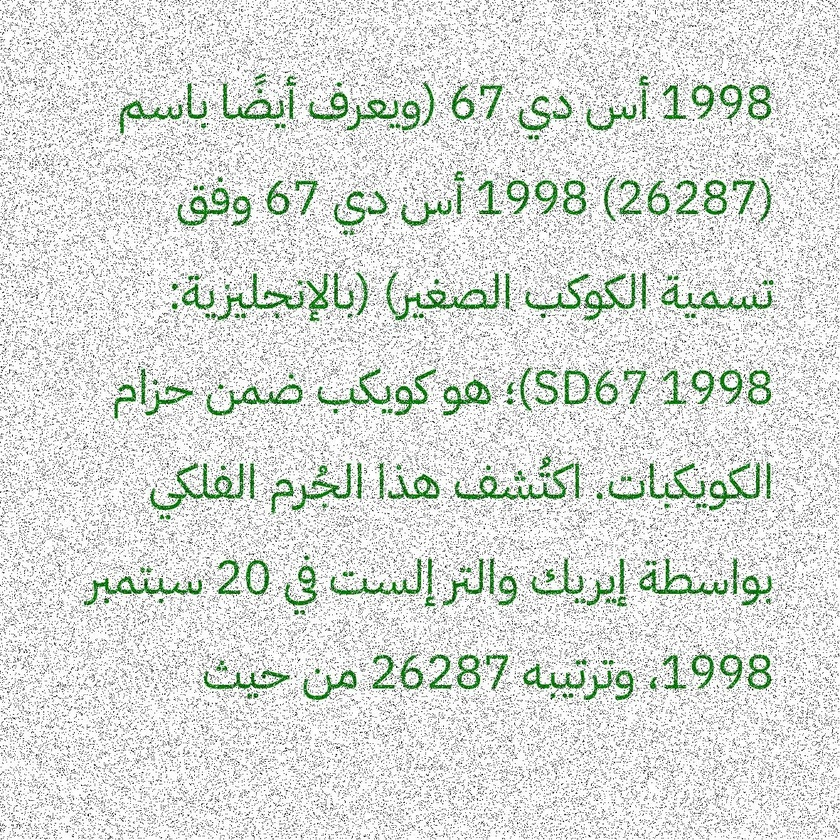
#> input picture 4.jpeg, 840 x 840 px, shrunk from 1181 x 1181 before the run; its folder holds only this picture in this run
$ python -i preprocessingutils.py   (imports and definitions only)
#> lines starting #> are read from the running program, lines starting #| are printed output that depends on the picture; after the words box and inside, x2 and y2 are one past the last pixel; in counts of white or black regions, pixels touching at a corner belong together

import numpy as np
import cv2
from skimage.feature import hog, local_binary_pattern
from os import listdir, mkdir
from os.path import isfile, join, dirname, exists
from PIL import Image
import os
# from sklearn.svm import SVC
from scipy.signal import convolve2d
# from sklearn.externals import joblib
# import joblib
import matplotlib.pyplot as pyplot

# rotate the image with given theta value
def rotate(img, theta):
    rows, cols = img.shape[0], img.shape[1]
    image_center = (cols/2, rows/2)

    M = cv2.getRotationMatrix2D(image_center,theta,1)

    abs_cos = abs(M[0,0])
    abs_sin = abs(M[0,1])

    bound_w = int(rows * abs_sin + cols * abs_cos)
    bound_h = int(rows * abs_cos + cols * abs_sin)

    M[0, 2] += bound_w/2 - image_center[0]
    M[1, 2] += bound_h/2 - image_center[1]

    # rotate orignal image to show transformation
    rotated = cv2.warpAffine(img,M,(bound_w,bound_h),borderValue=(int(img[0][0]),int(img[0][0]),int(img[0][0])))
    return rotated
def round_to_angle_multiples(number):

    # Define the possible angles
    angles = [45, -45, 90, -90, 135, -135]

    # Calculate the absolute difference between the number and each angle
    differences = [abs(number - angle) for angle in angles]

    # Find the index of the angle with the smallest difference
    min_index = differences.index(min(differences))

    # Return the corresponding angle
    return angles[min_index]


def rotate_img(edgeimage,originalimage):
    # Apply Hough Lines Transform
    lines = cv2.HoughLinesP(edgeimage, rho=1, theta=np.pi/180, threshold=100, minLineLength=50, maxLineGap=10)

    finalImage=originalimage
    # Find the longest line
    longest_line = None
    max_length = 0
    if lines is not None:
        for line in lines:
            x1, y1, x2, y2 = line[0]
            # Calculate line length using distance formula
            length = np.sqrt((x2 - x1) ** 2 + (y2 - y1) ** 2)
            if length > max_length:
                max_length = length
                longest_line = line

        if longest_line is not None:
            x1, y1, x2, y2 = longest_line[0]
            if x2 - x1 != 0:  # Avoid division by zero
                 orientation = np.arctan((y2 - y1) / (x2 - x1))*180  # Radians
            else:
                orientation = 180/2  # Vertical line (slope is undefined)
            # print("oo",orientation)
            if (orientation>20.0 or orientation<-20):
                orientation=round_to_angle_multiples(orientation)
                finalImage = rotate(originalimage, 180-orientation)

        # # print(orientation)
        # # Draw only the longest line (if any)
        # if longest_line is not None:
        #     x1, y1, x2, y2 = longest_line[0]
        #     cv2.line(img, (x1, y1), (x2, y2), (255, 255, 255), 2)  # Draw blue line with thickness 2
        #     display(img,"box")

    return finalImage


def preprocess(image_path,b=False):
    # Read the image
#> called with image_path = '4.jpeg', b = False
    if not b :
        img = cv2.imread(image_path)
#> img is the input picture: shape (840, 840, 3); mean B, G, R 215.6, 220.3, 215.6
    else:
        img = image_path


    # Salt and pepper noise
    img=cv2.medianBlur(img,5)
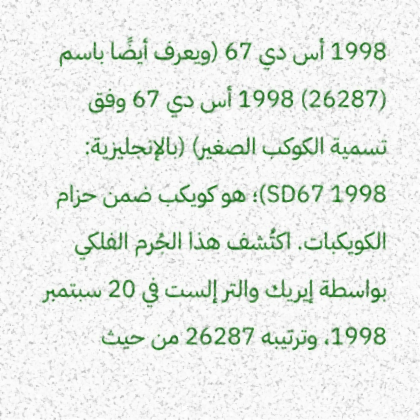
#> img: shape (840, 840, 3) (shown at 1/2 size); mean B, G, R 231.6, 236.5, 231.7
    img = cv2.cvtColor(img, cv2.COLOR_BGR2GRAY)
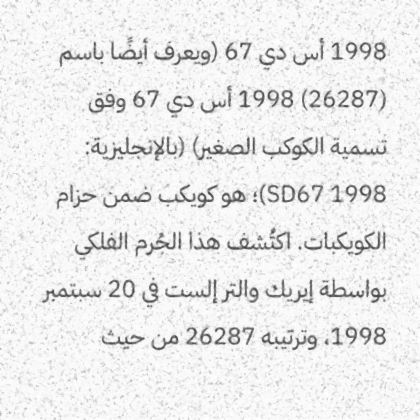
#> img: shape (840, 840) (shown at 1/2 size); min 64, max 255, mean 234.5
    # display(img)

    # cv2.imshow('Detected Lines (Longest)', img)
    # Apply Canny edge detection
    edges = cv2.Canny(img, 20, 150)  # Adjust threshold values as needed
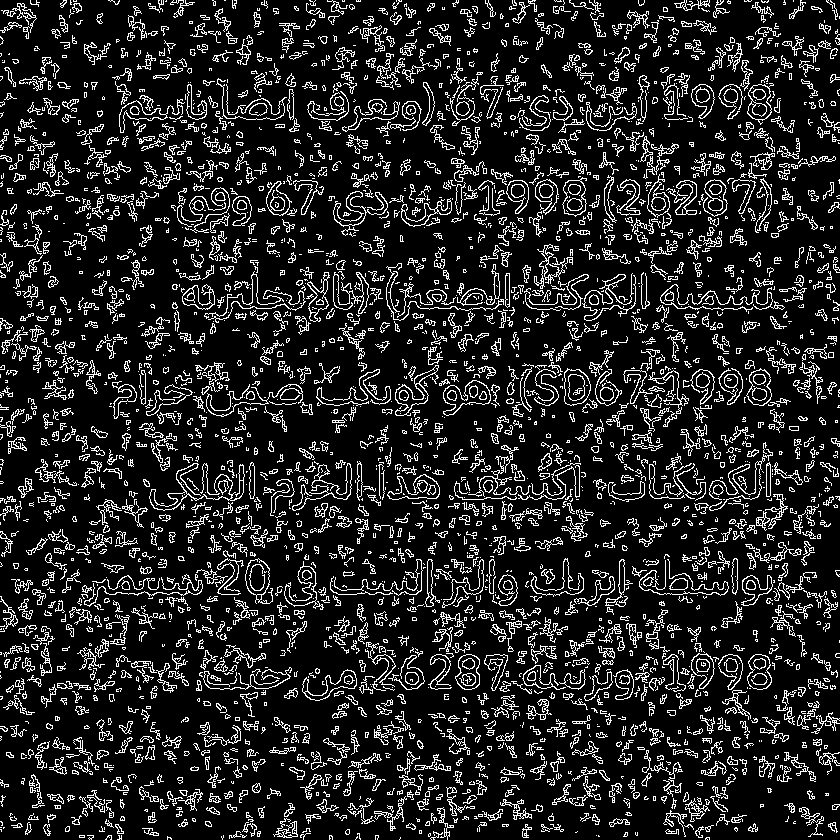
#> edges: shape (840, 840); 14% white in thin lines or dots

    rotated_img=rotate_img(edges,img)
#> in rotate_img, `lines = cv2.HoughLinesP(edgeimage, rho=1, theta=np.pi/180, threshold=1..`: lines = 486 rows, first 6: [82, 589, 201, 589], [121, 110, 180, 169], [201, 606, 280, 527], [528, 492, 589, 553], [501, 323, 572, 252], [147, 162, 241, 256]
#> the loop in rotate_img, `for line in lines:` made 486 passes
#> (x1, y1, x2, y2, length, max_length) on passes 1, 6, 12, 28: (82, 589, 201, 589, 119, 119), (147, 162, 241, 256, 132.9, 132.9), (602, 308, 783, 308, 181, 181), (467, 555, 608, 696, 199.4, 199.4)
#> after the loop in rotate_img, `for line in lines:`: max_length = 199.4
#> in rotate_img, `x1, y1, x2, y2 = longest_line[0]`: x1 = 467; y1 = 555; x2 = 608; y2 = 696
#> in rotate_img, `orientation = np.arctan((y2 - y1) / (x2 - x1))*180`: orientation = 141.4
#> in round_to_angle_multiples, `differences = [abs(number - angle) for angle in angles]`: differences = [96.37, 186.4, 51.37, 231.4, 6.37, 276.4]
#> in round_to_angle_multiples, `min_index = differences.index(min(differences))`: min_index = 4
#> in rotate_img, `orientation=round_to_angle_multiples(orientation)`: orientation = 135
#> in rotate, `rotated = cv2.warpAffine(img,M,(bound_w,bound_h),borderValue=(int(img[..`:
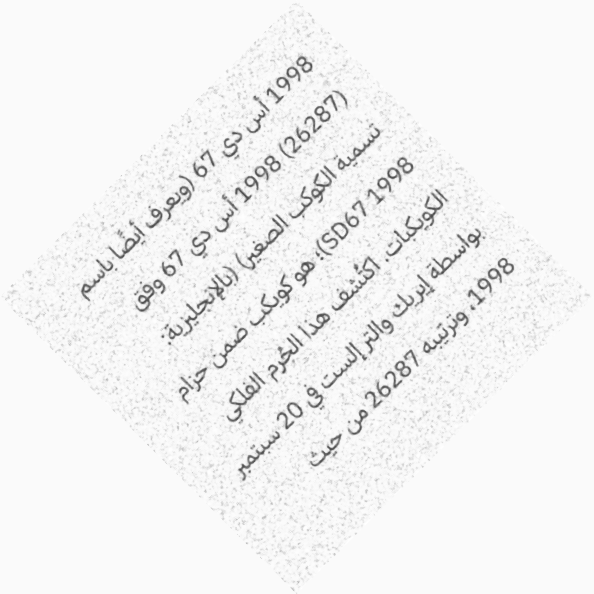
#> rotated: shape (1187, 1187) (shown at 1/2 size); min 65, max 255, mean 242.2
    # display(img)
    if (img[0][0]>200):
        _, img = cv2.threshold(rotated_img, 50.0, 255.0, cv2.THRESH_BINARY_INV | cv2.THRESH_OTSU)
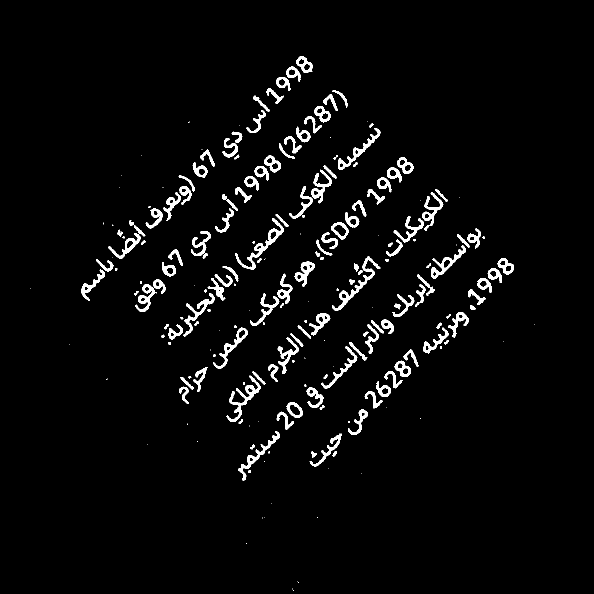
#> img: shape (1187, 1187) (shown at 1/2 size); 3.6% white; 216 white regions (64 under 20 px), largest, box (x1, y1, x2, y2) and area: (470, 436, 568, 540) 1440, (664, 512, 761, 622) 1365, (453, 751, 522, 844) 1338
        print("white")
    else:
        _, img = cv2.threshold(rotated_img, 50.0, 255.0, cv2.THRESH_BINARY | cv2.THRESH_OTSU)
        print("black")
    # display(img)
    return img

>>> result = preprocess('4.jpeg')
